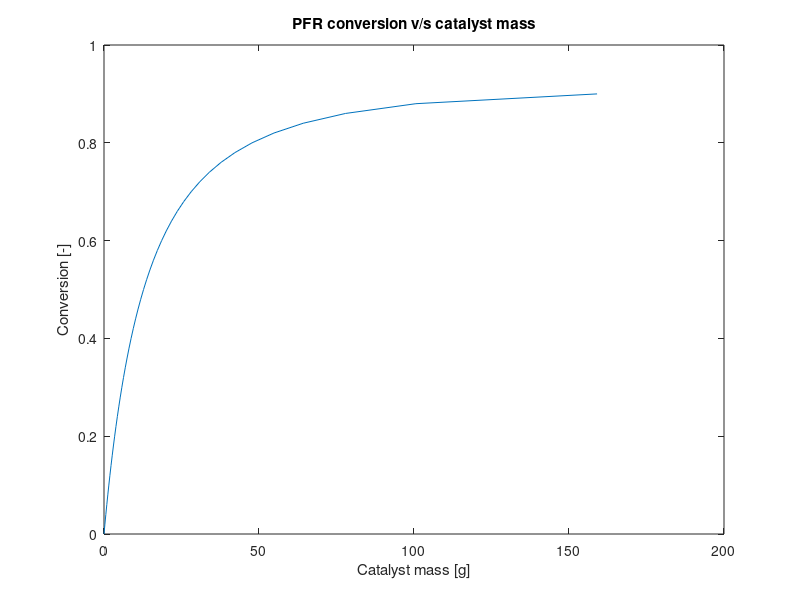

Reproduce this figure in MATLAB.
%CHE 345 Seminar 3
%This file contains the numerical solution to Seminar 3.
%To run each module, notice that double % (%%) separates this file.
%Click on any line of problem 1 and then control+enter to execute.
%Anton Fadic / Winter 2017

%% Problem 1
clear all; close all; clc;

Q_0=150; %L/min
k1 = 0.15; %1/min
k2 = 0.05; %1/min
V = 300; %L

fprintf('Case a, 1 reactor V=300 L \n')
rCA1_CA0 = Q_0/(Q_0+k1*V);
fprintf('The ratio of CA1/CA0 is %4.4f \n', rCA1_CA0);

rCR1_CA0 = (V/(Q_0+k2*V))*(k1*rCA1_CA0);
fprintf('The ratio of CR1/CA0 is %4.4f \n\n', rCR1_CA0);

fprintf('Case b, 2 reactor in series V=150 L each \n');

V=150;
rCA1_CA0 = Q_0/(Q_0+k1*V);
rCR1_CA0 = (V/(Q_0+k2*V))*(k1*rCA1_CA0);
rCR2_CA0 = (rCA1_CA0*Q_0)/(Q_0+k1*V);
rCR2_CA0=(Q_0*rCR1_CA0+k1*rCA1_CA0^2*V)/(Q_0+k2*V);

fprintf('The ratio of CR2/CA0 is %4.4f \n\n', rCR2_CA0);

%% Problem 2
clear all; close all; clc;
%%%% part b%%%%

%compute K1
T=130+273.15;
K1=0.25*exp(1842/T);

f=@(X_a) X_a.^2./((1-X_a).^2)/4-K1;

% Turn off display for solver
options = optimset('Display','off');  

X_equil=fsolve(f,0.9,options);
fprintf('The equilibrium conversion is %4.2f%% \n', 100*X_equil);

%%%% part c%%%%
ks = 1.5e8*exp(-12424/T); %mol/s/g_cat
Ka = 2.0e-7*exp(4741/T); %kPa
K1 = K1; %calculated in part b
Kw = 1e-9*exp(7060/T); %kPa
F_A0 = 0.25/3600; %mol/s

P_A0=300; %kPa

%%%%%%PFR-CSTR%%%%%%%%%
%note, the inverse of the rate function must be integrated for the PFR
f=@(x) F_A0.*((1+Ka*P_A0.*(1-x)+Kw*P_A0.*x/2).^2)./(ks*Ka^2*P_A0^2*((1-x).^2-x.^2/4/K1)); 
%range of conversions to explore
X=0:0.02:0.9;
for i=1:length(X)
    w(i)=integral(f,0,X(i));
end

w_des=20;
X_A1=interp1(w,X,w_des);
fprintf('For %4.2f g of catalyst, the conversion is %4.3f%% \n',w_des,100*X_A1);
plot(w,X);
title('PFR conversion v/s catalyst mass');
xlabel('Catalyst mass [g]');
ylabel('Conversion [-]');

ra = @(x) (ks*Ka^2*P_A0^2*((1-x).^2-x.^2/4/K1))./ ((1+Ka*P_A0.*(1-x)+Kw*P_A0.*x/2).^2);

f2 = @(x) (x-X_A1)*F_A0-ra(x)*w_des; %mole balance CSTR
X_A2=fsolve(@(x) 1000.*f2(x),0,options);
fprintf('\n\nPFR-CSTR \n');
fprintf('Conversion after PFR is %4.2f%%. After CSTR is %4.2f%% \n', 100*X_A1,100*X_A2);

fprintf('Press any key...\n\n');
pause
close all;

%%%%%%CSTR-PFR%%%%%%%%%
fprintf('\n\nCSTR-PFR \n');

f2 = @(x) (x).*F_A0-ra(x)*w_des; %mole balance CSTR
X_A1=fsolve(@(x) 1000.*f2(x),0,options);

f=@(x) F_A0.*((1+Ka*P_A0.*(1-x)+Kw*P_A0.*x/2).^2)./(ks*Ka^2*P_A0^2*((1-x).^2-x.^2/4/K1)); 
%range of conversions to explore
X=0:0.02:0.9;
for i=1:length(X)
    w(i)=integral(f,X_A1,X(i));
end
w_des=20;
X_A2=interp1(w,X,w_des);
fprintf('Conversion after CSTR is %4.2f%%. After PFR is %4.2f%% \n', 100*X_A1,100*X_A2);

